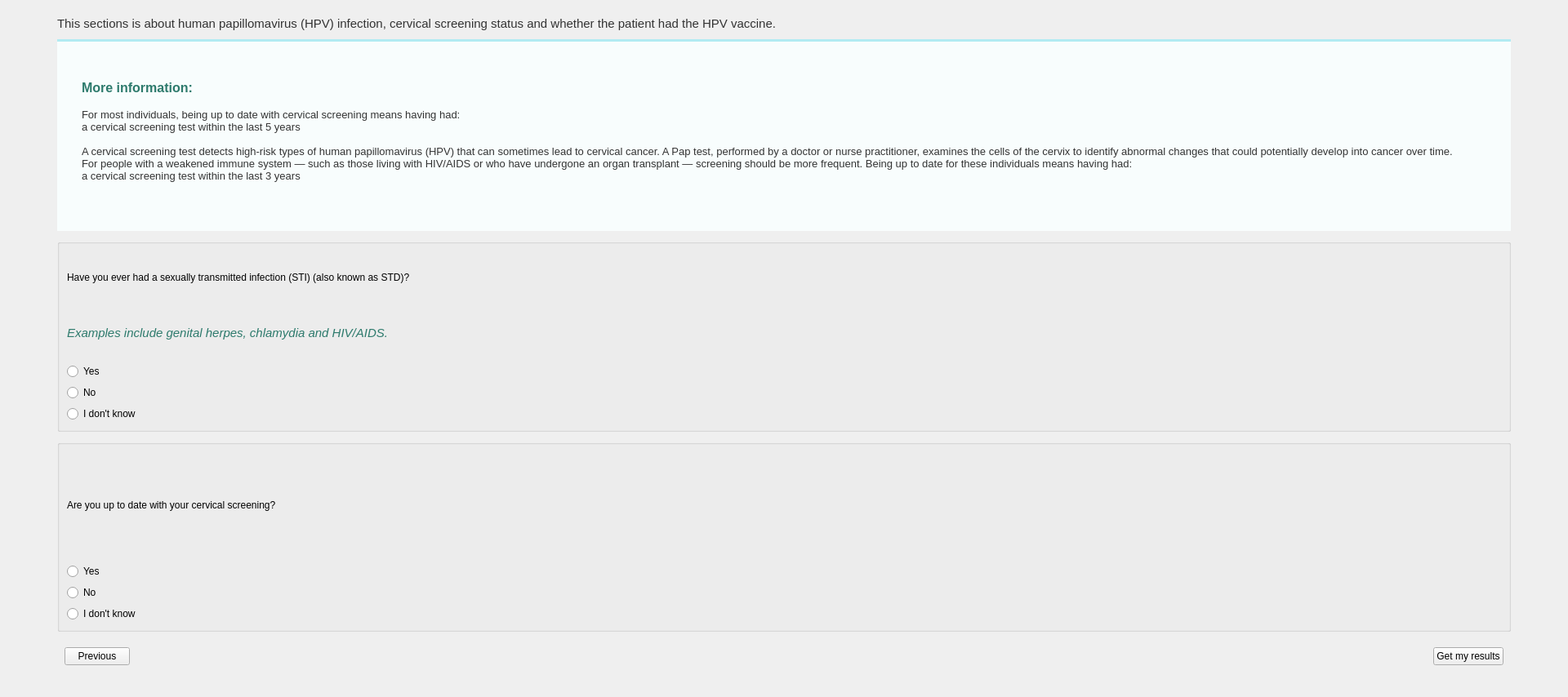
                  <widget class="QWidget" name="ClinicalHistoryScrollAreaWidgetContents">
                   <property name="geometry">
                    <rect>
                     <x>0</x>
                     <y>0</y>
                     <width>1920</width>
                     <height>854</height>
                    </rect>
                   </property>
                   <layout class="QVBoxLayout" name="verticalLayout_5">
                    <property name="spacing">
                     <number>10</number>
                    </property>
                    <property name="leftMargin">
                     <number>70</number>
                    </property>
                    <property name="topMargin">
                     <number>20</number>
                    </property>
                    <property name="rightMargin">
                     <number>70</number>
                    </property>
                    <property name="bottomMargin">
                     <number>30</number>
                    </property>
                    <item>
                     <widget class="QLabel" name="ClinicalHistoryDescriptionLabel">
                      <property name="sizePolicy">
                       <sizepolicy hsizetype="Fixed" vsizetype="Fixed">
                        <horstretch>0</horstretch>
                        <verstretch>0</verstretch>
                       </sizepolicy>
                      </property>
                      <property name="styleSheet">
                       <string notr="true">QLabel{
    font-size: 11pt;
    color: #333333; /* Dark grey text, not pure black */
    spacing: 8px;
}</string>
                      </property>
                      <property name="text">
                       <string>This sections is about human papillomavirus (HPV) infection, cervical screening status and whether the patient had the HPV vaccine. </string>
                      </property>
                     </widget>
                    </item>
                    <item>
                     <widget class="QWidget" name="ClinicalHistoryImportantRemindersWidget" native="true">
                      <property name="styleSheet">
                       <string notr="true">QWidget {
    background-color: #F8FDFD; /* Very light blue/gray background */
    border-top: 3px solid #B2EBF2; /* Thin light teal top border */
    
    /* These hide the other borders */
    border-bottom: none;
    border-left: none;
    border-right: none;
    
    padding: 15px; /* Adds space inside the box */
}</string>
                      </property>
                      <layout class="QVBoxLayout" name="verticalLayout_19">
                       <property name="leftMargin">
                        <number>30</number>
                       </property>
                       <property name="topMargin">
                        <number>50</number>
                       </property>
                       <property name="rightMargin">
                        <number>30</number>
                       </property>
                       <property name="bottomMargin">
                        <number>50</number>
                       </property>
                       <item>
                        <widget class="QLabel" name="ClinicalHistoryMoreInfoLabel1">
                         <property name="sizePolicy">
                          <sizepolicy hsizetype="Preferred" vsizetype="Fixed">
                           <horstretch>0</horstretch>
                           <verstretch>0</verstretch>
                          </sizepolicy>
                         </property>
                         <property name="styleSheet">
                          <string notr="true">QLabel {
    color: #2D7A6C; /* Dark teal */
    font-weight: bold;
    font-size: 16px;
    
    /* Prevents inheriting the frame's style */
    background-color: transparent;
    border: none;
    padding: 0px;
}</string>
                         </property>
                         <property name="text">
                          <string>More information:</string>
                         </property>
                        </widget>
                       </item>
                       <item>
                        <widget class="QLabel" name="ClinicalHistoryMoreInfoLabel2">
                         <property name="styleSheet">
                          <string notr="true">QLabel {
    color: #333333; /* Standard dark gray text */
    font-size: 13px;
    
    /* Prevents inheriting the frame's style */
    background-color: transparent;
    border: none;
    padding: 0px;
}</string>
                         </property>
                         <property name="text">
                          <string>For most individuals, being up to date with cervical screening means having had:
a cervical screening test within the last 5 years

A cervical screening test detects high-risk types of human papillomavirus (HPV) that can sometimes lead to cervical cancer. A Pap test, performed by a doctor or nurse practitioner, examines the cells of the cervix to identify abnormal changes that could potentially develop into cancer over time.
For people with a weakened immune system — such as those living with HIV/AIDS or who have undergone an organ transplant — screening should be more frequent. Being up to date for these individuals means having had:
a cervical screening test within the last 3 years</string>
                         </property>
                         <property name="wordWrap">
                          <bool>true</bool>
                         </property>
                        </widget>
                       </item>
                      </layout>
                     </widget>
                    </item>
                    <item>
                     <widget class="QGroupBox" name="ClinicalHistoryQ2GroupBox">
                      <property name="title">
                       <string/>
                      </property>
                      <layout class="QVBoxLayout" name="verticalLayout_6">
                       <item>
                        <widget class="QLabel" name="ClinicalHistoryQ1QuestionLabel">
                         <property name="text">
                          <string>Have you ever had a sexually transmitted infection (STI) (also known as STD)? </string>
                         </property>
                        </widget>
                       </item>
                       <item>
                        <widget class="QLabel" name="ClinicalHistoryQ1NoteLabel">
                         <property name="styleSheet">
                          <string notr="true">QLabel {
    color: #2D7A6C; /* Dark teal color */
    font-style: italic;
    font-size: 11pt; /* Adjust size as needed */
    
    /* This ensures it sits on the gray background */
    background-color: transparent; 
}</string>
                         </property>
                         <property name="text">
                          <string>Examples include genital herpes, chlamydia and HIV/AIDS.</string>
                         </property>
                        </widget>
                       </item>
                       <item>
                        <widget class="QRadioButton" name="ClinicalHistoryQ1YesRadio">
                         <property name="text">
                          <string>Yes</string>
                         </property>
                        </widget>
                       </item>
                       <item>
                        <widget class="QRadioButton" name="ClinicalHistoryQ1NoRadio">
                         <property name="text">
                          <string>No</string>
                         </property>
                        </widget>
                       </item>
                       <item>
                        <widget class="QRadioButton" name="ClinicalHistoryQ3IDKRadio">
                         <property name="text">
                          <string>I don't know</string>
                         </property>
                        </widget>
                       </item>
                      </layout>
                     </widget>
                    </item>
                    <item>
                     <widget class="QGroupBox" name="ClinicalHistoryQ1GroupBox">
                      <property name="title">
                       <string/>
                      </property>
                      <layout class="QVBoxLayout" name="verticalLayout_18">
                       <item>
                        <widget class="QLabel" name="ClinicalHistoryQ2QuestionLabel">
                         <property name="text">
                          <string>Are you up to date with your cervical screening?</string>
                         </property>
                        </widget>
                       </item>
                       <item>
                        <widget class="QRadioButton" name="ClinicalHistoryQ2YesRadio">
                         <property name="text">
                          <string>Yes</string>
                         </property>
                        </widget>
                       </item>
                       <item>
                        <widget class="QRadioButton" name="ClinicalHistoryQ2NoRadio">
                         <property name="text">
                          <string>No</string>
                         </property>
                        </widget>
                       </item>
                       <item>
                        <widget class="QRadioButton" name="ClinicalHistoryQ2IDKRadio">
                         <property name="text">
                          <string>I don't know</string>
                         </property>
                        </widget>
                       </item>
                      </layout>
                     </widget>
                    </item>
                    <item>
                     <widget class="QWidget" name="ClinicalHistoryButton" native="true">
                      <property name="sizePolicy">
                       <sizepolicy hsizetype="Preferred" vsizetype="Fixed">
                        <horstretch>0</horstretch>
                        <verstretch>0</verstretch>
                       </sizepolicy>
                      </property>
                      <layout class="QHBoxLayout" name="horizontalLayout_6">
                       <item>
                        <widget class="QPushButton" name="ClinicalHistoryPreviousButton">
                         <property name="text">
                          <string>Previous</string>
                         </property>
                        </widget>
                       </item>
                       <item>
                        <spacer name="ClinicalHistoryHorizontalSpacer">
                         <property name="orientation">
                          <enum>Qt::Horizontal</enum>
                         </property>
                         <property name="sizeType">
                          <enum>QSizePolicy::Expanding</enum>
                         </property>
                         <property name="sizeHint" stdset="0">
                          <size>
                           <width>1200</width>
                           <height>20</height>
                          </size>
                         </property>
                        </spacer>
                       </item>
                       <item>
                        <widget class="QPushButton" name="ClinicalHistoryGetResultsButton">
                         <property name="text">
                          <string>Get my results</string>
                         </property>
                        </widget>
                       </item>
                      </layout>
                     </widget>
                    </item>
                   </layout>
                  </widget>
